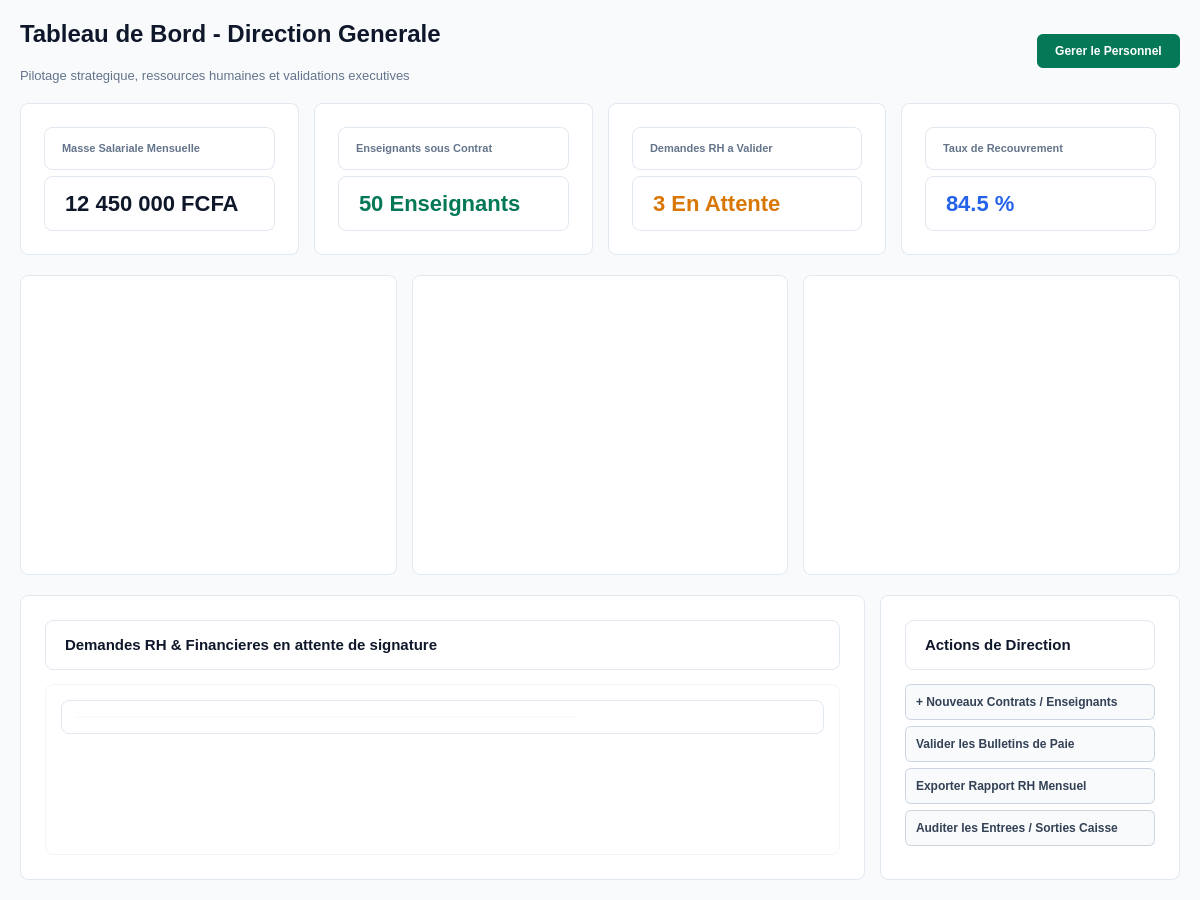
<?xml version="1.0" encoding="UTF-8"?>
<ui version="4.0">
 <class>PageDirecteur</class>
 <widget class="QWidget" name="PageDirecteur">
  <property name="geometry">
   <rect>
    <x>0</x>
    <y>0</y>
    <width>1200</width>
    <height>900</height>
   </rect>
  </property>
  <property name="windowTitle">
   <string>Espace Direction</string>
  </property>
  <property name="styleSheet">
   <string>background-color: #f8fafc; font-family: 'Segoe UI', sans-serif;</string>
  </property>
  <layout class="QVBoxLayout" name="mainLayout">
   <property name="spacing">
    <number>20</number>
   </property>
   <property name="leftMargin">
    <number>20</number>
   </property>
   <property name="topMargin">
    <number>20</number>
   </property>
   <property name="rightMargin">
    <number>20</number>
   </property>
   <property name="bottomMargin">
    <number>20</number>
   </property>

   <!-- EN-TETE -->
   <item>
    <layout class="QHBoxLayout" name="headerLayout">
     <item>
      <layout class="QVBoxLayout" name="titleLayout">
       <item>
        <widget class="QLabel" name="lbl_title">
         <property name="styleSheet">
          <string>color: #0f172a; font-size: 24px; font-weight: bold;</string>
         </property>
         <property name="text">
          <string>Tableau de Bord - Direction Generale</string>
         </property>
        </widget>
       </item>
       <item>
        <widget class="QLabel" name="lbl_subtitle">
         <property name="styleSheet">
          <string>color: #64748b; font-size: 13px;</string>
         </property>
         <property name="text">
          <string>Pilotage strategique, ressources humaines et validations executives</string>
         </property>
        </widget>
       </item>
      </layout>
     </item>
     <item>
      <spacer name="headerSpacer">
       <property name="orientation">
        <enum>Qt::Horizontal</enum>
       </property>
       <property name="sizeHint" stdset="0">
        <size>
         <width>40</width>
         <height>20</height>
        </size>
       </property>
      </spacer>
     </item>
     <item>
      <widget class="QPushButton" name="btn_goto_personnel">
       <property name="styleSheet">
        <string>background-color: #047857; color: #ffffff; border: none; border-radius: 6px; padding: 10px 18px; font-weight: bold;</string>
       </property>
       <property name="text">
        <string>Gerer le Personnel</string>
       </property>
      </widget>
     </item>
    </layout>
   </item>

   <!-- CARTES KPI -->
   <item>
    <layout class="QHBoxLayout" name="kpiLayout">
     <property name="spacing">
      <number>15</number>
     </property>
     <item>
      <widget class="QFrame" name="card_kpi1">
       <property name="styleSheet">
        <string>background-color: #ffffff; border: 1px solid #e2e8f0; border-radius: 8px; padding: 14px;</string>
       </property>
       <layout class="QVBoxLayout" name="vk1">
        <item>
         <widget class="QLabel" name="tk1">
          <property name="styleSheet">
           <string>color: #64748b; font-size: 11px; font-weight: bold; text-transform: uppercase;</string>
          </property>
          <property name="text">
           <string>Masse Salariale Mensuelle</string>
          </property>
         </widget>
        </item>
        <item>
         <widget class="QLabel" name="vk1_val">
          <property name="styleSheet">
           <string>color: #0f172a; font-size: 22px; font-weight: bold;</string>
          </property>
          <property name="text">
           <string>12 450 000 FCFA</string>
          </property>
         </widget>
        </item>
       </layout>
      </widget>
     </item>

     <item>
      <widget class="QFrame" name="card_kpi2">
       <property name="styleSheet">
        <string>background-color: #ffffff; border: 1px solid #e2e8f0; border-radius: 8px; padding: 14px;</string>
       </property>
       <layout class="QVBoxLayout" name="vk2">
        <item>
         <widget class="QLabel" name="tk2">
          <property name="styleSheet">
           <string>color: #64748b; font-size: 11px; font-weight: bold; text-transform: uppercase;</string>
          </property>
          <property name="text">
           <string>Enseignants sous Contrat</string>
          </property>
         </widget>
        </item>
        <item>
         <widget class="QLabel" name="vk2_val">
          <property name="styleSheet">
           <string>color: #047857; font-size: 22px; font-weight: bold;</string>
          </property>
          <property name="text">
           <string>50 Enseignants</string>
          </property>
         </widget>
        </item>
       </layout>
      </widget>
     </item>

     <item>
      <widget class="QFrame" name="card_kpi3">
       <property name="styleSheet">
        <string>background-color: #ffffff; border: 1px solid #e2e8f0; border-radius: 8px; padding: 14px;</string>
       </property>
       <layout class="QVBoxLayout" name="vk3">
        <item>
         <widget class="QLabel" name="tk3">
          <property name="styleSheet">
           <string>color: #64748b; font-size: 11px; font-weight: bold; text-transform: uppercase;</string>
          </property>
          <property name="text">
           <string>Demandes RH a Valider</string>
          </property>
         </widget>
        </item>
        <item>
         <widget class="QLabel" name="vk3_val">
          <property name="styleSheet">
           <string>color: #d97706; font-size: 22px; font-weight: bold;</string>
          </property>
          <property name="text">
           <string>3 En Attente</string>
          </property>
         </widget>
        </item>
       </layout>
      </widget>
     </item>

     <item>
      <widget class="QFrame" name="card_kpi4">
       <property name="styleSheet">
        <string>background-color: #ffffff; border: 1px solid #e2e8f0; border-radius: 8px; padding: 14px;</string>
       </property>
       <layout class="QVBoxLayout" name="vk4">
        <item>
         <widget class="QLabel" name="tk4">
          <property name="styleSheet">
           <string>color: #64748b; font-size: 11px; font-weight: bold; text-transform: uppercase;</string>
          </property>
          <property name="text">
           <string>Taux de Recouvrement</string>
          </property>
         </widget>
        </item>
        <item>
         <widget class="QLabel" name="vk4_val">
          <property name="styleSheet">
           <string>color: #2563eb; font-size: 22px; font-weight: bold;</string>
          </property>
          <property name="text">
           <string>84.5 %</string>
          </property>
         </widget>
        </item>
       </layout>
      </widget>
     </item>
    </layout>
   </item>

   <!-- SECTION DASHBOARD GRAPHIQUES (CONTENEURS) -->
   <item>
    <layout class="QHBoxLayout" name="chartsLayout">
     <property name="spacing">
      <number>15</number>
     </property>

     <!-- CONTENEUR GRAPHIQUE 1 (FINANCES) -->
     <item>
      <widget class="QFrame" name="container_chart_finances">
       <property name="minimumSize">
        <size>
         <width>0</width>
         <height>300</height>
        </size>
       </property>
       <property name="styleSheet">
        <string>background-color: #ffffff; border: 1px solid #e2e8f0; border-radius: 8px;</string>
       </property>
       <layout class="QVBoxLayout" name="layout_chart_finances">
        <property name="leftMargin"><number>10</number></property>
        <property name="topMargin"><number>10</number></property>
        <property name="rightMargin"><number>10</number></property>
        <property name="bottomMargin"><number>10</number></property>
       </layout>
      </widget>
     </item>

     <!-- CONTENEUR GRAPHIQUE 2 (SCOLARITE / RECOUVREMENT) -->
     <item>
      <widget class="QFrame" name="container_chart_scolarite">
       <property name="minimumSize">
        <size>
         <width>0</width>
         <height>300</height>
        </size>
       </property>
       <property name="styleSheet">
        <string>background-color: #ffffff; border: 1px solid #e2e8f0; border-radius: 8px;</string>
       </property>
       <layout class="QVBoxLayout" name="layout_chart_scolarite">
        <property name="leftMargin"><number>10</number></property>
        <property name="topMargin"><number>10</number></property>
        <property name="rightMargin"><number>10</number></property>
        <property name="bottomMargin"><number>10</number></property>
       </layout>
      </widget>
     </item>

     <!-- CONTENEUR GRAPHIQUE 3 (PERSONNEL / RH - graphe circulaire) -->
     <item>
      <widget class="QFrame" name="container_chart_personnel">
       <property name="minimumSize">
        <size>
         <width>0</width>
         <height>300</height>
        </size>
       </property>
       <property name="styleSheet">
        <string>background-color: #ffffff; border: 1px solid #e2e8f0; border-radius: 8px;</string>
       </property>
       <layout class="QVBoxLayout" name="layout_chart_personnel">
        <property name="leftMargin"><number>10</number></property>
        <property name="topMargin"><number>10</number></property>
        <property name="rightMargin"><number>10</number></property>
        <property name="bottomMargin"><number>10</number></property>
       </layout>
      </widget>
     </item>
    </layout>
   </item>

   <!-- PANNEAU DES VALIDATIONS & ACTIONS -->
   <item>
    <layout class="QHBoxLayout" name="contentLayout">
     <property name="spacing">
      <number>15</number>
     </property>

     <!-- TABLEAU DES VALIDATIONS -->
     <item>
      <widget class="QFrame" name="frame_validations">
       <property name="styleSheet">
        <string>background-color: #ffffff; border: 1px solid #e2e8f0; border-radius: 8px; padding: 15px;</string>
       </property>
       <layout class="QVBoxLayout" name="v_val">
        <item>
         <widget class="QLabel" name="lbl_val_title">
          <property name="styleSheet">
           <string>font-size: 15px; font-weight: bold; color: #0f172a; margin-bottom: 8px;</string>
          </property>
          <property name="text">
           <string>Demandes RH &amp; Financieres en attente de signature</string>
          </property>
         </widget>
        </item>
        <item>
         <widget class="QTableWidget" name="table_validations">
          <property name="styleSheet">
           <string>
            QTableWidget { border: 1px solid #f1f5f9; gridline-color: #f1f5f9; }
            QHeaderView::section { background-color: #f8fafc; color: #475569; font-weight: bold; padding: 8px; border: none; }
           </string>
          </property>
          <property name="editTriggers">
           <set>QAbstractItemView::NoEditTriggers</set>
          </property>
          <property name="showGrid">
           <bool>false</bool>
          </property>
          <column>
           <property name="text">
            <string>Demandeur</string>
           </property>
          </column>
          <column>
           <property name="text">
            <string>Type de demande</string>
           </property>
          </column>
          <column>
           <property name="text">
            <string>Details / Montant</string>
           </property>
          </column>
          <column>
           <property name="text">
            <string>Date</string>
           </property>
          </column>
          <column>
           <property name="text">
            <string>Action</string>
           </property>
          </column>
         </widget>
        </item>
       </layout>
      </widget>
     </item>

     <!-- ACTIONS DIRECTEUR -->
     <item>
      <widget class="QFrame" name="frame_quick_actions">
       <property name="minimumSize">
        <size>
         <width>300</width>
         <height>0</height>
        </size>
       </property>
       <property name="maximumSize">
        <size>
         <width>300</width>
         <height>16777215</height>
        </size>
       </property>
       <property name="styleSheet">
        <string>background-color: #ffffff; border: 1px solid #e2e8f0; border-radius: 8px; padding: 15px;</string>
       </property>
       <layout class="QVBoxLayout" name="v_act">
        <item>
         <widget class="QLabel" name="lbl_act_title">
          <property name="styleSheet">
           <string>font-size: 15px; font-weight: bold; color: #0f172a; margin-bottom: 8px;</string>
          </property>
          <property name="text">
           <string>Actions de Direction</string>
          </property>
         </widget>
        </item>
        <item>
         <widget class="QPushButton" name="btn_act_recrutement">
          <property name="styleSheet">
           <string>background-color: #f8fafc; color: #334155; border: 1px solid #cbd5e1; border-radius: 6px; padding: 10px; text-align: left; font-weight: bold;</string>
          </property>
          <property name="text">
           <string>+ Nouveaux Contrats / Enseignants</string>
          </property>
         </widget>
        </item>
        <item>
         <widget class="QPushButton" name="btn_act_paie">
          <property name="styleSheet">
           <string>background-color: #f8fafc; color: #334155; border: 1px solid #cbd5e1; border-radius: 6px; padding: 10px; text-align: left; font-weight: bold;</string>
          </property>
          <property name="text">
           <string>Valider les Bulletins de Paie</string>
          </property>
         </widget>
        </item>
        <item>
         <widget class="QPushButton" name="btn_act_rapport_rh">
          <property name="styleSheet">
           <string>background-color: #f8fafc; color: #334155; border: 1px solid #cbd5e1; border-radius: 6px; padding: 10px; text-align: left; font-weight: bold;</string>
          </property>
          <property name="text">
           <string>Exporter Rapport RH Mensuel</string>
          </property>
         </widget>
        </item>
        <item>
         <widget class="QPushButton" name="btn_act_auditer_caisse">
          <property name="styleSheet">
           <string>background-color: #f8fafc; color: #334155; border: 1px solid #cbd5e1; border-radius: 6px; padding: 10px; text-align: left; font-weight: bold;</string>
          </property>
          <property name="text">
           <string>Auditer les Entrees / Sorties Caisse</string>
          </property>
         </widget>
        </item>
        <item>
         <spacer name="spacer_act">
          <property name="orientation">
           <enum>Qt::Vertical</enum>
          </property>
          <property name="sizeHint" stdset="0">
           <size>
            <width>20</width>
            <height>20</height>
           </size>
          </property>
         </spacer>
        </item>
       </layout>
      </widget>
     </item>
    </layout>
   </item>

  </layout>
 </widget>
 <resources/>
 <connections/>
</ui>
